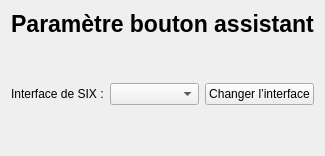
     <widget class="QWidget" name="assistant">
      <layout class="QVBoxLayout" name="verticalLayout_23">
       <item>
        <widget class="QLabel" name="L_TITLE_ASSISTANT">
         <property name="font">
          <font>
           <pointsize>17</pointsize>
           <bold>true</bold>
          </font>
         </property>
         <property name="text">
          <string>Paramètre bouton assistant</string>
         </property>
         <property name="alignment">
          <set>Qt::AlignmentFlag::AlignCenter</set>
         </property>
        </widget>
       </item>
       <item>
        <spacer name="verticalSpacer_60">
         <property name="orientation">
          <enum>Qt::Orientation::Vertical</enum>
         </property>
         <property name="sizeHint" stdset="0">
          <size>
           <width>20</width>
           <height>40</height>
          </size>
         </property>
        </spacer>
       </item>
       <item>
        <layout class="QHBoxLayout" name="horizontalLayout_26">
         <item>
          <widget class="QLabel" name="L_INDC_SIX">
           <property name="text">
            <string>Interface de SIX :</string>
           </property>
          </widget>
         </item>
         <item>
          <widget class="QComboBox" name="LIST_SIX_GUI"/>
         </item>
         <item>
          <widget class="APushButton" name="BTN_CHANGE_GUI_SIX">
           <property name="text">
            <string>Changer l’interface</string>
           </property>
          </widget>
         </item>
        </layout>
       </item>
       <item>
        <spacer name="verticalSpacer_65">
         <property name="orientation">
          <enum>Qt::Orientation::Vertical</enum>
         </property>
         <property name="sizeHint" stdset="0">
          <size>
           <width>20</width>
           <height>40</height>
          </size>
         </property>
        </spacer>
       </item>
      </layout>
     </widget>
